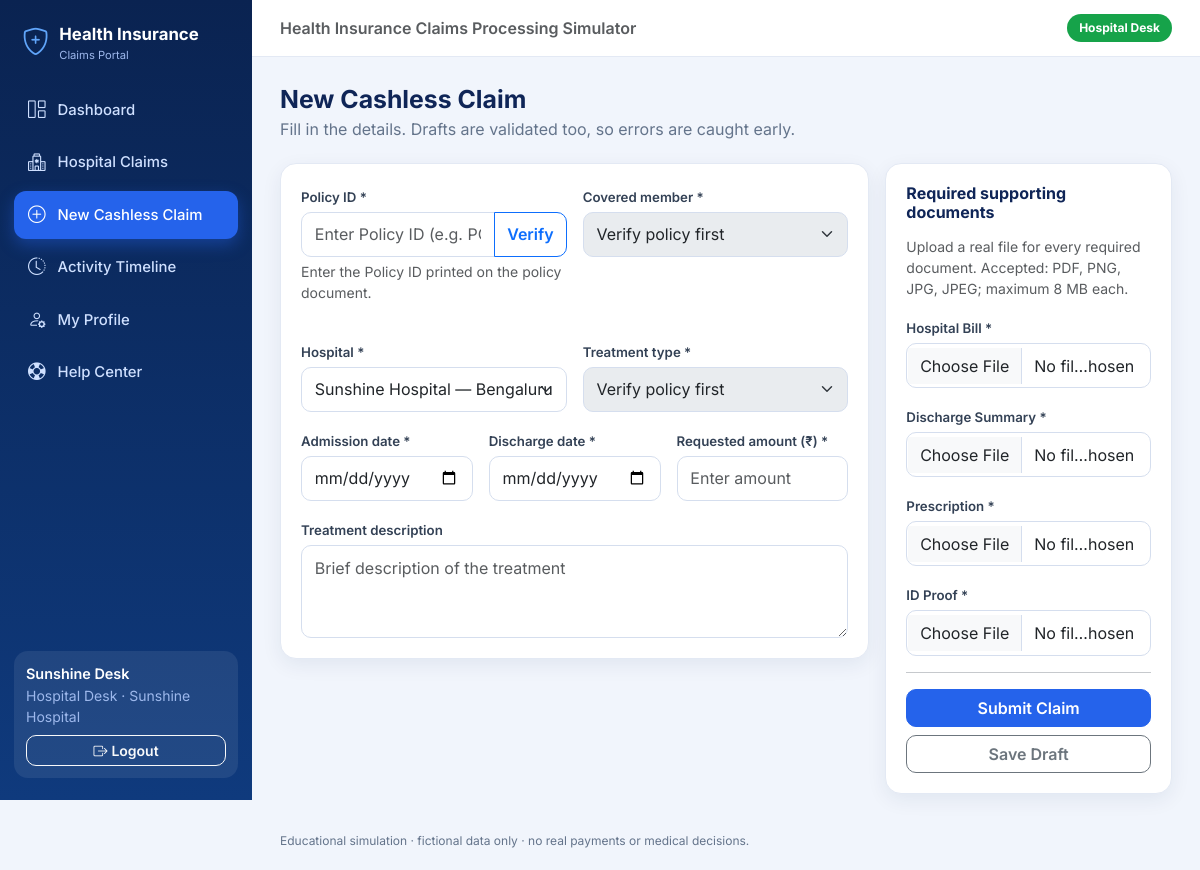
The app's page /claims/new (signed in) with its own data.
### models.py (models this page shows, shortened)
class User(db.Model):
    __tablename__ = "users"
    id = db.Column(db.Integer, primary_key=True)
    username = db.Column(db.String(50), nullable=False, unique=True)
    password_hash = db.Column(db.String(255), nullable=False)
    display_name = db.Column(db.String(100), nullable=False)
    role = db.Column(db.String(30), nullable=False, index=True)
    hospital_id = db.Column(db.Integer, db.ForeignKey("hospitals.id"), nullable=True)
    hospital = db.relationship("Hospital")

class Hospital(db.Model):
    __tablename__ = "hospitals"
    id = db.Column(db.Integer, primary_key=True)
    name = db.Column(db.String(120), nullable=False, unique=True)
    city = db.Column(db.String(80), nullable=False)
    network_status = db.Column(db.String(20), nullable=False, default="network")  # network / non_network
    @property
    def is_network(self):
        return self.network_status == "network"

### routes/claims.py (the view, shortened to what this page needs)
@bp.route("/new", methods=["GET", "POST"])
@role_required("policyholder", "hospital_desk")
def new_claim():
    claim_type = "reimbursement" if g.user.role == "policyholder" else "cashless"
    values = {}
    return render_claim_form(None, claim_type, values)

### models.py (called while the page is built)
    @property
    def treatments(self):
        return [t.strip() for t in self.covered_treatment_types.split(",") if t.strip()]

### routes/auth.py (called while the page is built)
@bp.before_app_request
def load_current_user():
    user_id = session.get("user_id")
    g.user = db.session.get(User, user_id) if user_id else None

def role_required(*roles):
    def decorator(view):
        @wraps(view)
        def wrapped(*args, **kwargs):
            if g.user is None:
                flash("Please log in to continue.", "warning")
                return redirect(url_for("auth.login"))
            if g.user.role not in roles:
                abort(403)
            return view(*args, **kwargs)
        return wrapped
    return decorator

### templates/claims/form.html (shortened to what this page needs)
{% extends "base.html" %}
{% from "_macros.html" import csrf with context %}
{% block content %}
{% set cashless = claim_type == 'cashless' %}
<div class="page-head">
  <div>
    <h1>{{ 'Edit Draft ' ~ claim.code if claim else ('New Cashless Claim' if cashless else 'Submit New Claim') }}</h1>
    <p>Fill in the details. Drafts are validated too, so errors are caught early.</p>
  </div>
</div>
<form method="post" enctype="multipart/form-data" novalidate id="claimForm">
  <div class="row g-3">
    <div class="col-lg-8">
      <div class="card-box">
        <div class="row g-3">
          <div class="col-md-6"><label class="form-label" for="policy_code">Policy ID *</label>
            <div class="input-group">
              <input class="form-control" type="text" id="policy_code" name="policy_code"
                     placeholder="Enter Policy ID (e.g. POL001)" value="{{ values.get('policy_code', '') }}"
                     autocomplete="off" required>
              <button class="btn btn-outline-primary" type="button" id="verifyPolicyBtn">Verify</button>
            </div>
            <div class="form-text">Enter the Policy ID printed on the policy document.</div>
          </div>
          <div class="col-md-6"><label class="form-label" for="member_id">Covered member *</label>
            <select class="form-select" id="member_id" name="member_id" required disabled>
              <option value="">Verify policy first</option>
            </select>
          </div>
          <div class="col-12">
          </div>
          <div class="col-md-6"><label class="form-label" for="hospital_id">Hospital *</label>
            <select class="form-select" id="hospital_id" name="hospital_id" required>
              {% for h in hospitals %}<option value="{{ h.id }}" {{ 'selected' if values.get('hospital_id')==h.id|string
                or cashless }}>{{ h.name }} — {{ h.city }}{{ '' if h.is_network else ' (non-network)' }}</option>{%
              endfor %}</select>
          </div>
          <div class="col-md-6"><label class="form-label" for="treatment_type">Treatment type *</label>
            <select class="form-select" id="treatment_type" name="treatment_type" required disabled>
              <option value="">Verify policy first</option>
            </select>
          </div>
          <div class="col-md-4"><label class="form-label" for="admission_date">Admission date *</label>
            <input class="form-control" type="date" id="admission_date" name="admission_date"
              value="{{ values.get('admission_date', '') }}" required>
          </div>
          <div class="col-md-4"><label class="form-label" for="discharge_date">Discharge date *</label>
            <input class="form-control" type="date" id="discharge_date" name="discharge_date"
              value="{{ values.get('discharge_date', '') }}" required>
          </div>
          <div class="col-md-4"><label class="form-label" for="requested_amount">Requested amount (₹) *</label>
            <input class="form-control" type="number" step="0.01" min="0.01" id="requested_amount"
              name="requested_amount" value="{{ values.get('requested_amount', '') }}" placeholder="Enter amount"
              required>
          </div>
          <div class="col-12"><label class="form-label" for="description">Treatment description</label>
            <textarea class="form-control" rows="3" maxlength="1000" id="description" name="description"
              placeholder="Brief description of the treatment">{{ values.get('description', '') }}</textarea>
          </div>
        </div>
      </div>
    </div>
    <div class="col-lg-4">
      <div class="card-box">
        <h6>Required supporting documents</h6>
        <p class="small text-muted">Upload a real file for every required document. Accepted: PDF, PNG, JPG, JPEG; maximum 8 MB each.</p>
        {% for d in document_types %}
        <div class="mb-3"><label class="form-label" for="doc{{ loop.index }}">{{ d }} *</label>
          <input class="form-control" type="file" name="file_{{ loop.index0 }}" id="doc{{ loop.index }}" accept=".pdf,.png,.jpg,.jpeg">
        </div>
        {% endfor %}
        <hr>
        <button class="btn btn-primary w-100 mb-2" name="action" value="submit"
          onclick="return confirm('Submit this claim now?')">Submit Claim</button>
        <button class="btn btn-outline-secondary w-100" name="action" value="draft">Save Draft</button>
      </div>
    </div>
  </div>
</form>
{% endblock %}

### templates/base.html (shortened to what this page needs)
<!doctype html>
<html lang="en">
<head>
  <link href="https://cdn.jsdelivr.net/npm/bootstrap@5.3.3/dist/css/bootstrap.min.css" rel="stylesheet">
  <link href="https://cdn.jsdelivr.net/npm/bootstrap-icons@1.11.3/font/bootstrap-icons.min.css" rel="stylesheet">
  <link href="{{ url_for('static', filename='css/style.css') }}" rel="stylesheet">
</head>
<body>
<div class="{{ 'app-shell' if g.user }}">
  {% if g.user %}
  <aside class="sidebar" id="sidebar">
    <div class="brand"><i class="bi bi-shield-plus"></i><div>Health Insurance<small>Claims Portal</small></div></div>
    <nav aria-label="Main menu">
      {% for label, endpoint, icon, others in nav_items %}
        <a class="nav-link-item {{ 'active' if request.endpoint == endpoint or request.endpoint in others }}"
           href="{{ url_for(endpoint) }}"><i class="bi {{ icon }}"></i>{{ label }}</a>
      {% endfor %}
    </nav>
    <div class="sidebar-user">
      <div class="name">{{ g.user.display_name }}</div>
      <div class="small mb-2" style="color:#9db8ec">{{ ROLE_LABELS[g.user.role] }}{% if g.user.hospital %} · {{ g.user.hospital.name }}{% endif %}</div>
      <form method="post" action="{{ url_for('auth.logout') }}">
        <button class="btn btn-sm btn-outline-light w-100"><i class="bi bi-box-arrow-right me-1"></i>Logout</button>
      </form>
    </div>
  </aside>
  {% endif %}
  <div class="main-area">
    {% if g.user %}
    <header class="topbar">
      <span class="fw-semibold text-muted d-none d-md-inline">Health Insurance Claims Processing Simulator</span>
      <span class="role-chip role-{{ g.user.role }}">{{ ROLE_LABELS[g.user.role] }}</span>
    </header>
    {% endif %}
    <main class="{{ 'content' if g.user }}">
      {% block content %}{% endblock %}
    </main>
    {% if g.user %}<div class="footer-note">Educational simulation · fictional data only · no real payments or medical decisions.</div>{% endif %}
  </div>
</div>
</body>
</html>

### static/css/style.css (style rules this page uses)
:root { --navy: #0a2351; --navy-2: #0f3a7d; --blue: #2563eb; --blue-dark: #1d4ed8; --bg: #f1f5fc; --card: #ffffff; --text: #1e293b; --muted: #64748b; --border: #e3e9f4; --radius: 16px; --shadow: 0 6px 20px rgba(15, 42, 91, .07); }
body { font-family: 'Inter', system-ui, -apple-system, 'Segoe UI', sans-serif; background: var(--bg); color: var(--text); }
a { text-decoration: none; }
h1, h2, h3, h4 { font-weight: 700; color: #0f2557; }
.app-shell { display: flex; min-height: 100vh; }
.sidebar { width: 252px; flex-shrink: 0; background: linear-gradient(180deg, var(--navy) 0%, var(--navy-2) 100%); color: #cfe0ff; position: sticky; top: 0; height: 100vh; display: flex; flex-direction: column; padding: 22px 14px; }
.brand { display: flex; align-items: center; gap: 10px; color: #fff; font-weight: 700; font-size: 1.05rem; padding: 0 8px 22px; }
.brand i { font-size: 1.7rem; color: #60a5fa; }
.brand small { display: block; font-weight: 400; font-size: .7rem; color: #9db8ec; }
.nav-link-item { display: flex; align-items: center; gap: 12px; color: #cfe0ff; padding: 11px 14px; border-radius: 12px; margin-bottom: 4px; font-weight: 500; font-size: .93rem; transition: all .15s; }
.nav-link-item.active { background: var(--blue); color: #fff; box-shadow: 0 6px 16px rgba(37,99,235,.4); }
.nav-link-item i { font-size: 1.1rem; }
.sidebar-user { margin-top: auto; background: rgba(255,255,255,.08); border-radius: 14px; padding: 12px; }
.sidebar-user .name { color: #fff; font-weight: 600; font-size: .9rem; }
.main-area { flex: 1; min-width: 0; display: flex; flex-direction: column; }
.topbar { display: flex; align-items: center; justify-content: space-between; padding: 14px 28px; background: #fff; border-bottom: 1px solid var(--border); position: sticky; top: 0; z-index: 20; }
.content { padding: 28px; max-width: 1280px; width: 100%; }
.footer-note { font-size: .75rem; color: var(--muted); padding: 10px 28px 20px; }
.card-box { background: var(--card); border: 1px solid var(--border); border-radius: var(--radius); box-shadow: var(--shadow); padding: 20px; }
.card-box h5, .card-box h6 { font-weight: 700; margin-bottom: 14px; color: #0f2557; }
.page-head { display: flex; flex-wrap: wrap; justify-content: space-between; align-items: center; gap: 12px; margin-bottom: 22px; }
.page-head h1 { font-size: 1.55rem; margin: 0; }
.page-head p { margin: 2px 0 0; color: var(--muted); }
.role-chip { padding: 5px 12px; border-radius: 999px; font-size: .75rem; font-weight: 700; color: #fff; }
.role-hospital_desk { background: #16a34a; }
.form-control, .form-select { border-radius: 10px; border-color: #d5deee; padding: .6rem .8rem; }
.form-label { font-weight: 600; font-size: .83rem; color: #334155; margin-bottom: 4px; }
.btn { border-radius: 10px; font-weight: 600; }
.btn-primary { background: var(--blue); border-color: var(--blue); }

### records on screen
User: user.display_name "Sunshine Desk", role "Hospital Desk"
Hospital: user.hospital.name "Sunshine Hospital"

### other values on screen
{{ label }} "Dashboard" "Hospital Claims" "New Cashless Claim" "Activity Timeline" "My Profile" "Help Center"
{{ d }} "Hospital Bill" "Discharge Summary" "Prescription" "ID Proof"
form field hospital_id "Sunshine Hospital — Bengaluru"
